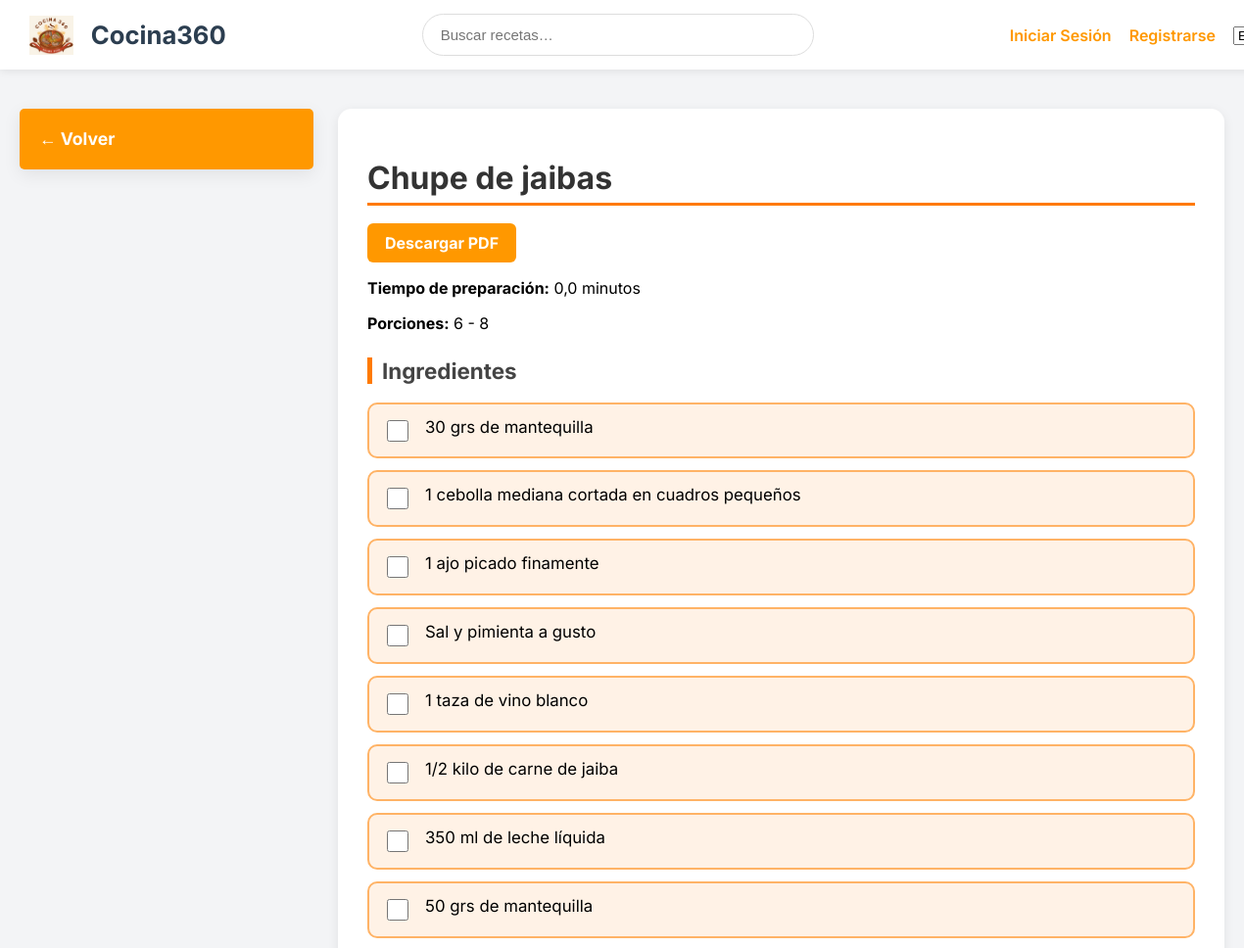
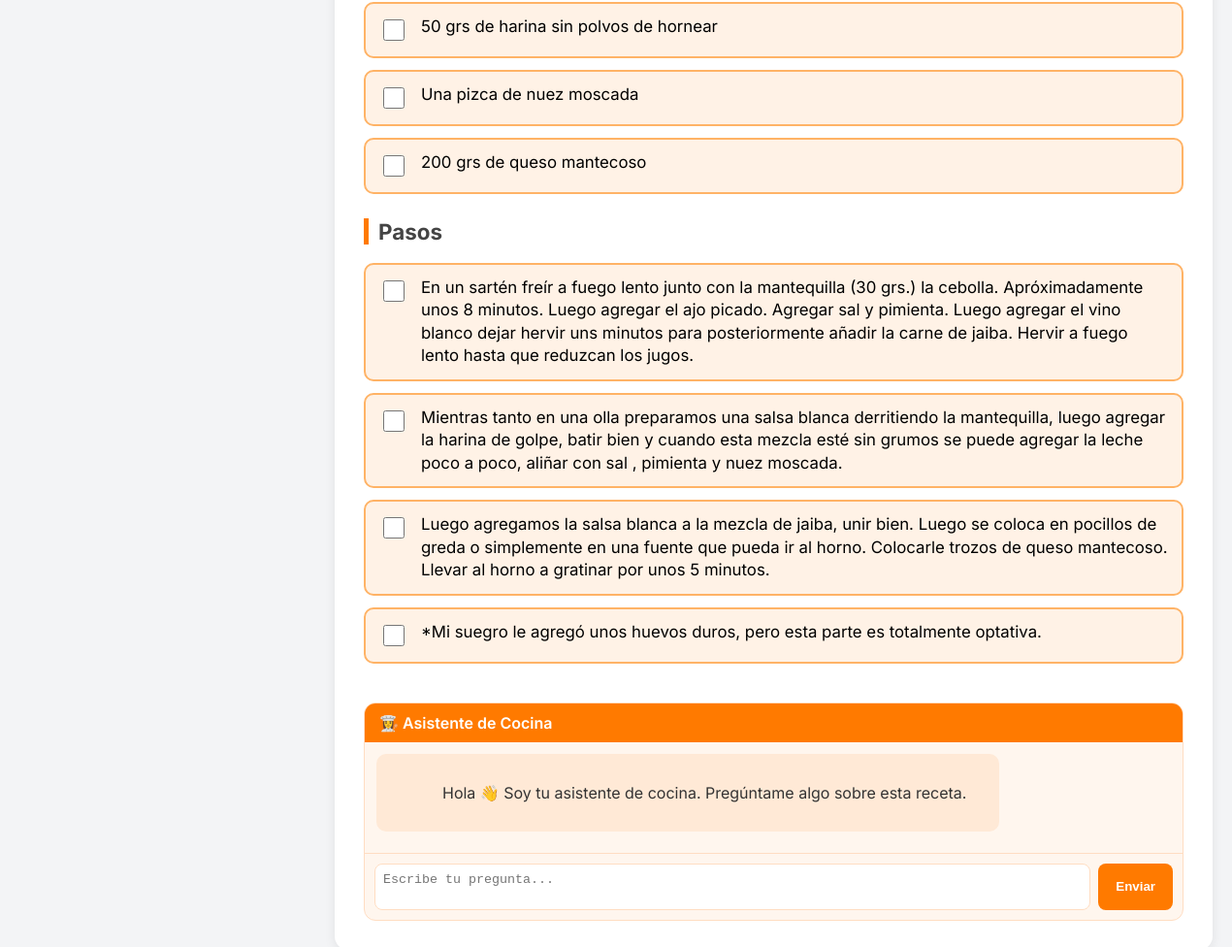
The app's page /recipes/recipe/20/ with its own data (2 pictures, top to bottom).
### recipes/models.py (models this page shows, shortened)
class Recipe(models.Model):
    name = models.CharField(max_length=255)
    preparation_time = models.FloatField(null=True, blank=True)
    min_portion = models.IntegerField(null=True, blank=True)
    max_portion = models.IntegerField(null=True, blank=True)
    creator = models.ForeignKey(User, on_delete=models.CASCADE, related_name='recipes')
    difficulty = models.CharField(max_length=50, default="Fácil")

class Ingredient(models.Model):
    recipe = models.ForeignKey(Recipe, related_name='ingredients', on_delete=models.CASCADE)
    name = models.CharField(max_length=255)

class Step(models.Model):
    recipe = models.ForeignKey(Recipe, related_name='steps', on_delete=models.CASCADE)
    description = models.TextField()
    order = models.IntegerField()
    class Meta:
        ordering = ['order']

### recipes/views.py (the view)
# urls.py: path('recipe/<int:pk>/', views.recipe_detail, name='recipe_detail'),
def recipe_detail(request, pk):
    recipe = get_object_or_404(Recipe, pk=pk)
    if request.user.is_authenticated:
        current_user = request.user
    else:
        try:
            current_user = User.objects.first()
            if not current_user:
                current_user = User.objects.create_user(username='guest_tester', password='password123')
                print("Created a temporary guest_tester user for anonymous access.")
        except Exception as e:
            print(f"Could not get or create a user for anonymous access: {e}")
            return render(request, 'recipes/error.html', {'message': 'User context missing for anonymous access.'})
    ingredients_with_status = []
    for ingredient in recipe.ingredients.all():
        completion, created = UserIngredientCompletion.objects.get_or_create(
            user=current_user, ingredient=ingredient
        )
        ingredients_with_status.append({
            'ingredient': ingredient,
            'completed': completion.completed
        })
    steps_with_status = []
    for step in recipe.steps.all():
        completion, created = UserStepCompletion.objects.get_or_create(
            user=current_user, step=step
        )
        cleaned_description = re.sub(r'^\d+-\s*', '', step.description)
        steps_with_status.append({
            'step': step,
            'completed': completion.completed,
            'cleaned_description': cleaned_description
        })
    if request.user.is_authenticated:
        favorite_recipe_ids = FavoriteRecipe.objects.filter(
            user=request.user
        ).values_list('recipe__pk', flat=True)
    else:
        favorite_recipe_ids = []
    return render(request, 'recipes/recipe_detail.html', {
        'recipe': recipe,
        'ingredients_with_status': ingredients_with_status,
        'steps_with_status': steps_with_status,
        'user_is_authenticated': request.user.is_authenticated,
        'favorite_recipe_ids': favorite_recipe_ids,
    })

### recipes/templates/recipes/recipe_detail.html (shortened to what this page needs)
{% extends "base.html" %}
{% block content %}
<div class="layout">
  <div class="sidebar" style="background-color: #ff9800; padding: 20px; border-radius: 5px;">
    <a href="{% url 'recipe_list' %}" style="color: white; font-weight: bold; text-decoration: none;">
      ← Volver
    </a>
  </div>
  <div style="flex: 1;">
    <div class="card">
      <h1>
        {{ recipe.name }}
      </h1>
      <a href="{% url 'recipe_pdf' recipe.pk %}" style="
                  margin-top: 8px;
                  display:inline-block;
                  background-color: #ff9800;
                  color: white;
                  padding: 10px 18px;
                  text-decoration: none;
                  border-radius: 6px;
                  font-weight: bold;
            ">
        Descargar PDF
      </a>
      <p><strong>Tiempo de preparación:</strong> {{ recipe.preparation_time }} minutos</p>
      {% if recipe.min_portion or recipe.max_portion %}
      <p><strong>Porciones:</strong>
        {% if recipe.min_portion %}{{ recipe.min_portion }}{% endif %}
        {% if recipe.max_portion %} - {{ recipe.max_portion }}{% endif %}
      </p>
      {% endif %}
      <h2>Ingredientes</h2>
      <div class="ingredients-list">
        {% for item in ingredients_with_status %}
        {% if item.ingredient.name.strip %}
        <div class="ingredient-card">
          <form action="{% url 'toggle_ingredient_completion' recipe_pk=recipe.pk ingredient_pk=item.ingredient.pk %}"
            method="post">
            <input type="checkbox" class="ingredient-check" {% if item.completed %}checked{% endif %}
              onchange="this.form.submit()">
          </form>
          <div class="ingredient-text {% if item.completed %}completed{% endif %}">
            {{ item.ingredient.name }}
          </div>
        </div>
        {% endif %}
        {% endfor %}
      </div>
      <h2>Pasos</h2>
      <div class="steps-list">
        {% for item in steps_with_status %}
        {% if item.cleaned_description.strip %}
        <div class="step-card">
          <form action="{% url 'toggle_step_completion' recipe_pk=recipe.pk step_pk=item.step.pk %}" method="post">
            <input type="checkbox" class="step-check" {% if item.completed %}checked{% endif %}
              onchange="this.form.submit()">
          </form>
          <div class="step-text {% if item.completed %}completed{% endif %}">
            {{ item.cleaned_description }}
          </div>
        </div>
        {% endif %}
        {% endfor %}
      </div>
      <div class="chat-box">
        <div class="chat-header">👩‍🍳 Asistente de Cocina</div>
        <div id="chat-messages" class="messages">
          <div class="bubble bot">
            Hola 👋 Soy tu asistente de cocina. Pregúntame algo sobre esta receta.
          </div>
        </div>
        <div class="chat-footer">
          <textarea id="chat-input" placeholder="Escribe tu pregunta..."></textarea>
          <button id="chat-send">Enviar</button>
        </div>
      </div>
    </div>
  </div>
</div>
{% endblock %}

### recipes/templates/base.html (style rules this page uses)
body { font-family: 'Inter', sans-serif; background: #f3f4f6; margin: 0; padding: 0; }
.layout { display: flex; padding: 20px; gap: 20px; align-items: flex-start; }
.sidebar { width: 260px; background: white; padding: 25px; border-radius: 20px; box-shadow: 0 5px 18px rgba(0, 0, 0, 0.08); position: sticky; top: 100px; height: fit-content; }
.card { flex: 1; background: white; padding: 25px; border-radius: 20px; box-shadow: 0 5px 18px rgba(0, 0, 0, 0.08); }
a { color: #ff9800; text-decoration: none; }

### recipes/templates/recipes/recipe_detail.html (style rules this page uses)
.layout { display: flex; gap: 25px; margin-top: 20px; }
.sidebar a { color: #ff7a00; font-weight: 600; text-decoration: none; font-size: 1.1rem; }
.card { background: white; padding: 30px; border-radius: 14px; box-shadow: 0 3px 12px rgba(0, 0, 0, 0.08); }
.card h1 { font-size: 2rem; margin-bottom: 10px; color: #333; border-bottom: 3px solid #ff7a00; padding-bottom: 6px; display: flex; justify-content: space-between; align-items: center; }
.card h2 { margin-top: 25px; font-size: 1.4rem; color: #444; border-left: 5px solid #ff7a00; padding-left: 10px; }
.ingredients-list { margin-top: 15px; display: flex; flex-direction: column; gap: 12px; }
.ingredient-card { display: flex; align-items: flex-start; gap: 14px; padding: 12px 14px; background: #fff2e6; border: 2px solid #ffb366; border-radius: 10px; }
.ingredient-check { width: 22px; height: 22px; accent-color: #ff7a00; margin-top: 4px; }
.ingredient-text { flex: 1; font-size: 1.05rem; line-height: 1.4; }
.steps-list { margin-top: 15px; display: flex; flex-direction: column; gap: 12px; }
.step-card { display: flex; align-items: flex-start; gap: 14px; padding: 12px 14px; background: #fff2e6; border: 2px solid #ffb366; border-radius: 10px; }
.step-check { width: 22px; height: 22px; accent-color: #ff7a00; margin-top: 4px; }
.step-text { flex: 1; font-size: 1.05rem; line-height: 1.4; }
.chat-box { margin-top: 40px; background: #fff6ee; border-radius: 12px; border: 1px solid #ffddc2; overflow: hidden; max-height: 400px; display: flex; flex-direction: column; }
.chat-header { background: #ff7a00; color: white; padding: 10px 15px; font-weight: 600; }
.messages { flex: 1; padding: 12px; overflow-y: auto; }
.bubble { max-width: 75%; padding: 10px 14px; border-radius: 10px; margin-bottom: 10px; white-space: pre-wrap; }
.bubble.bot { background: #ffe9d6; color: #333; }
.chat-footer { padding: 10px; border-top: 1px solid #ffddc2; display: flex; gap: 8px; }
.chat-footer textarea { flex: 1; resize: none; padding: 8px; border-radius: 8px; border: 1px solid #ffddc2; }
.chat-footer button { background: #ff7a00; color: white; border: none; padding: 10px 18px; border-radius: 8px; cursor: pointer; font-weight: 600; }

### records on screen
Recipe: name "Chupe de jaibas", preparation_time "0,0", min_portion "6", max_portion "8"
Ingredient: ingredient.name "30 grs de mantequilla"
Ingredient: ingredient.name "1 cebolla mediana cortada en cuadros pequeños"
Ingredient: ingredient.name "1 ajo picado finamente"
Ingredient: ingredient.name "Sal y pimienta a gusto"
Ingredient: ingredient.name "1 taza de vino blanco"
Ingredient: ingredient.name "1/2 kilo de carne de jaiba"
Ingredient: ingredient.name "350 ml de leche líquida"
Ingredient: ingredient.name "50 grs de mantequilla"
Ingredient: ingredient.name "50 grs de harina sin polvos de hornear"
Ingredient: ingredient.name "Una pizca de nuez moscada"
Ingredient: ingredient.name "200 grs de queso mantecoso"
Step: cleaned_description "En un sartén freír a fuego lento junto con la mantequilla (30 grs.) la cebolla. Apróximadamente unos 8 minutos. Luego agregar el ajo picado. Agregar sal y pimienta. Luego agregar el vino blanco dejar hervir uns minutos para posteriormente añadir la carne de jaiba. Hervir a fuego lento hasta que reduzcan los jugos."
Step: cleaned_description "Mientras tanto en una olla preparamos una salsa blanca derritiendo la mantequilla, luego agregar la harina de golpe, batir bien y cuando esta mezcla esté sin grumos se puede agregar la leche poco a poco, aliñar con sal , pimienta y nuez moscada."
Step: cleaned_description "Luego agregamos la salsa blanca a la mezcla de jaiba, unir bien. Luego se coloca en pocillos de greda o simplemente en una fuente que pueda ir al horno. Colocarle trozos de queso mantecoso. Llevar al horno a gratinar por unos 5 minutos."
Step: cleaned_description "*Mi suegro le agregó unos huevos duros, pero esta parte es totalmente optativa."
